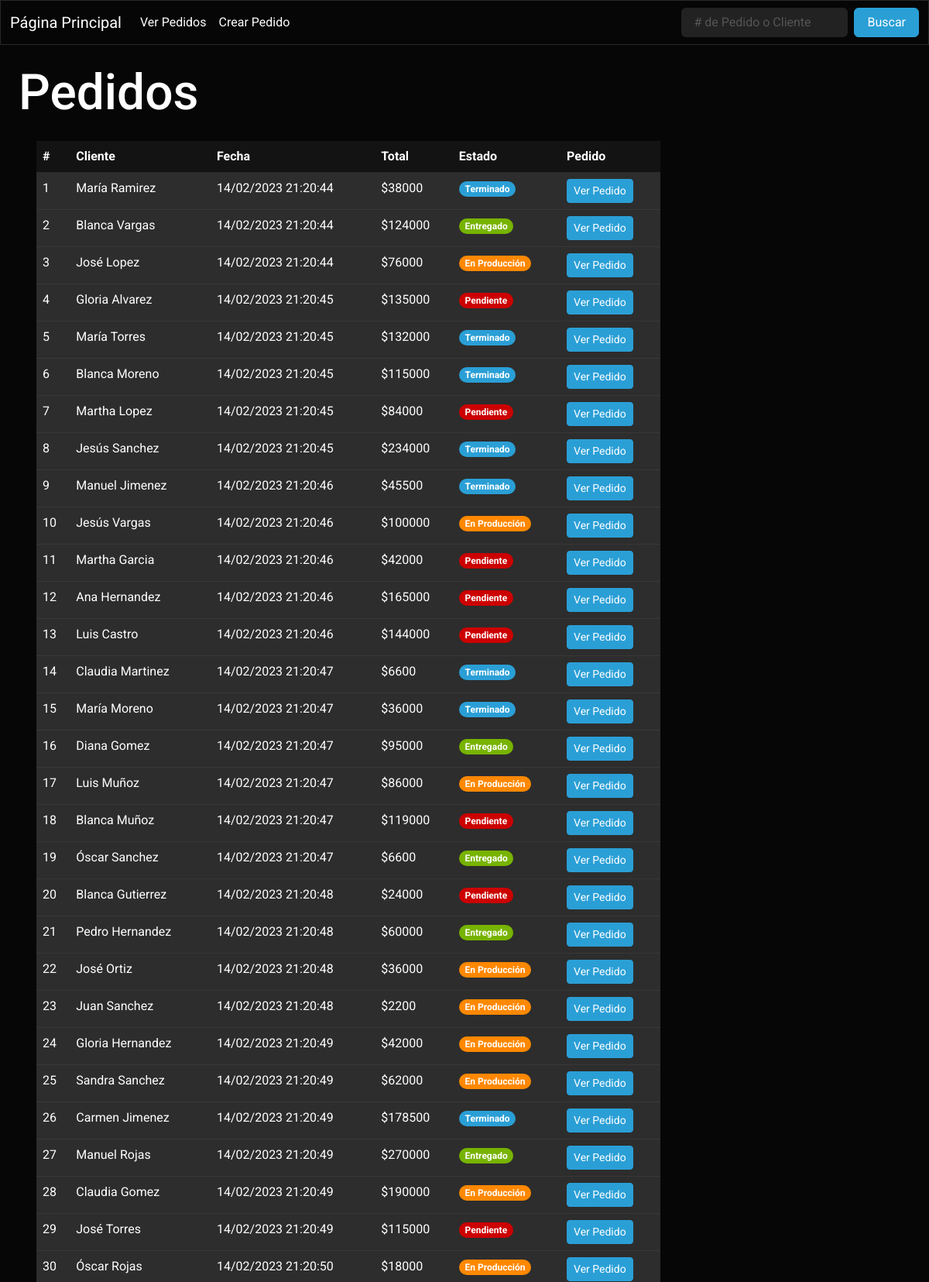
The app's page /pedidos (upper part) with its own data.
### tables this page shows
CREATE TABLE "Pedidos" ( -- Tabla que almacena los pedidos
    id INTEGER PRIMARY KEY AUTOINCREMENT NOT NULL, 
    cliente VARCHAR(255) NOT NULL,
    fecha VARCHAR(255) NOT NULL,
    total INT NOT NULL,
    estado TEXT NOT NULL,
    pedido TEXT NOT NULL
);

### app.py (the view)
@app.route('/pedidos', methods = ['GET']) # Ruta para ver los pedidos.
def pedidos():
    if request.method == 'GET':
        query = 'SELECT * FROM Pedidos' # Solicitud a realizar.
        datos = {'titulo': 'Pedidos'} # Datos a mostrar en la página.
        pedidosDB = consultarQuery(query) # Se vuelcan los datos en una variable.
        return render_template('pedidos.html', datos=datos, pedidosDB=pedidosDB) # Devuelve la plantilla html y una variable con los pedidos.

### app.py (called while the page is built)
def crearCursor(database): # Genera un objeto cursor a traves de una base de datos.
    conn = None
    try: # Intenta conectarse a la base de datos.
        conn = sql.connect(database) # Establece conexión con la base de datos, y en caso de no existir, la crea.
    except sql.Error as error: # En caso de no lograr conectar a la DB mostrará el error por pantalla.
        print(error)
    finally: # En caso de lograr conectar, generará el objeto cursor y lo devolverá a traves de return.
        if conn:
            cursor = conn.cursor()
            return cursor, conn # Devuelve el objeto cursor y el objeto conn para cerrar la conexión a la base de datos al final.

def consultarQuery(query): # Función que realiza una consulta tomando como argumento una query SQL.
    cursor, conn = crearCursor(database) # Creando cursor y conexión con la base de datos.
    cursor.execute(query) # Ejecutar una solicitud con el cursor.
    respuesta = cursor.fetchall() # Se vuelcan los datos en una variable.
    conn.commit() # Aplicar cambios.
    conn.close() # Cerrar conexión.
    return respuesta # Se devuelven los datos recolectados.

### templates/pedidos.html (shortened to what this page needs)
{% extends "navbar.html" %}
{% block content %}
<div id="pagina">
    <h1>{{ datos['titulo'] }}</h1>
    <table class="table table-hover" id="tabla">
        <thead>
            <tr>
                <th scope="col">#</th>
                <th scope="col">Cliente</th>
                <th scope="col">Fecha</th>
                <th scope="col">Total</th>
                <th scope="col">Estado</th>
                <th scope="col">Pedido</th>
            </tr>
        </thead>
        <tbody>
            {% for pedido in pedidosDB %}
            <tr class="table-light">
                <td>{{ pedido[0] }}</td>
                <td>{{ pedido[1] }}</td>
                <td>{{ pedido[2] }}</td>
                <td>${{ pedido[3] }}</td>
                {% if pedido[4] == 'Pendiente': %}
                <td><span class="badge rounded-pill bg-danger">{{ pedido[4] }}</span></td>
                {% elif pedido[4] == 'En Producción': %}
                <td><span class="badge rounded-pill bg-warning">{{ pedido[4] }}</span></td>
                {% elif pedido[4] == 'Terminado': %}
                <td><span class="badge rounded-pill bg-primary">{{ pedido[4] }}</span></td>
                {% elif pedido[4] == 'Entregado': %}
                <td><span class="badge rounded-pill bg-success">{{ pedido[4] }}</span></td>
                {% else: %}
                <td><span class="badge rounded-pill bg-dark">{{ pedido[4] }}</span></td>
                {% endif %}
                <td><a href="{{url_for('verPedido', id=pedido[0])}}" class="btn btn-primary btn-sm">Ver Pedido</a></td>
            </tr>
            {% endfor %}
        </tbody>
    </table>
</div>
{% endblock %}

### templates/navbar.html (shortened to what this page needs)
<!DOCTYPE html>
<html lang="en">
<head>
    <link rel="stylesheet" href="{{ url_for('static', filename='css/main.css') }}">
    <link rel="stylesheet" href="{{ url_for('static', filename='css/normalize.css') }}">
    <link rel="stylesheet" href="{{ url_for('static', filename='css/bootstrap.min.css') }}">
</head>
<body>
    <header>
        <nav class="navbar navbar-expand-lg navbar-dark bg-dark">
            <div class="container-fluid">
            <a class="navbar-brand" href="/">Página Principal</a>
            <div class="collapse navbar-collapse" id="navbarColor02">
                <ul class="navbar-nav me-auto">
                <li class="nav-item">
                    <a class="nav-link active" href="/pedidos">Ver Pedidos
                    </a>
                </li>
                <li class="nav-item">
                    <a class="nav-link active" href="/nuevo_pedido">Crear Pedido</a>
                </li>
                </ul>
                <form class="d-flex" action="/buscar_pedido" method="post">
                    <input class="form-control me-sm-2 bg-light text-dark" id="POST-name" type="integer" name="buscar" placeholder="# de Pedido o Cliente">
                    <button class="btn btn-primary my-2 my-sm-0" type="submit" value="Buscar">Buscar</button>
                </form>
            </div>
            </div>
        </nav>
    </header>
    {% block content %}
    {% endblock %}
</body>
</html>

### static/css/main.css (style rules this page uses)
body { font-family: system-ui, -apple-system, BlinkMacSystemFont, 'Segoe UI', Roboto, Oxygen, Ubuntu, Cantarell, 'Open Sans', 'Helvetica Neue', sans-serif; background-color: black; color: white; }
a { text-decoration: none !important; }
#pagina { margin: 2%; }
#tabla { margin: 2%; max-width: 70%; }

### records on screen
Pedidos: id "1", cliente "María Ramirez", fecha "14/02/2023 21:20:44", total "38000", estado "Terminado"
Pedidos: id "2", cliente "Blanca Vargas", fecha "14/02/2023 21:20:44", total "124000", estado "Entregado"
Pedidos: id "3", cliente "José Lopez", fecha "14/02/2023 21:20:44", total "76000", estado "En Producción"
Pedidos: id "4", cliente "Gloria Alvarez", fecha "14/02/2023 21:20:45", total "135000", estado "Pendiente"
Pedidos: id "5", cliente "María Torres", fecha "14/02/2023 21:20:45", total "132000", estado "Terminado"
Pedidos: id "6", cliente "Blanca Moreno", fecha "14/02/2023 21:20:45", total "115000", estado "Terminado"
Pedidos: id "7", cliente "Martha Lopez", fecha "14/02/2023 21:20:45", total "84000", estado "Pendiente"
Pedidos: id "8", cliente "Jesús Sanchez", fecha "14/02/2023 21:20:45", total "234000", estado "Terminado"
Pedidos: id "9", cliente "Manuel Jimenez", fecha "14/02/2023 21:20:46", total "45500", estado "Terminado"
Pedidos: id "10", cliente "Jesús Vargas", fecha "14/02/2023 21:20:46", total "100000", estado "En Producción"
Pedidos: id "11", cliente "Martha Garcia", fecha "14/02/2023 21:20:46", total "42000", estado "Pendiente"
Pedidos: id "12", cliente "Ana Hernandez", fecha "14/02/2023 21:20:46", total "165000", estado "Pendiente"
Pedidos: id "13", cliente "Luis Castro", fecha "14/02/2023 21:20:46", total "144000", estado "Pendiente"
Pedidos: id "14", cliente "Claudia Martinez", fecha "14/02/2023 21:20:47", total "6600", estado "Terminado"
Pedidos: id "15", cliente "María Moreno", fecha "14/02/2023 21:20:47", total "36000", estado "Terminado"
Pedidos: id "16", cliente "Diana Gomez", fecha "14/02/2023 21:20:47", total "95000", estado "Entregado"
Pedidos: id "17", cliente "Luis Muñoz", fecha "14/02/2023 21:20:47", total "86000", estado "En Producción"
Pedidos: id "18", cliente "Blanca Muñoz", fecha "14/02/2023 21:20:47", total "119000", estado "Pendiente"
Pedidos: id "19", cliente "Óscar Sanchez", fecha "14/02/2023 21:20:47", total "6600", estado "Entregado"
Pedidos: id "20", cliente "Blanca Gutierrez", fecha "14/02/2023 21:20:48", total "24000", estado "Pendiente"
Pedidos: id "21", cliente "Pedro Hernandez", fecha "14/02/2023 21:20:48", total "60000", estado "Entregado"
Pedidos: id "22", cliente "José Ortiz", fecha "14/02/2023 21:20:48", total "36000", estado "En Producción"
Pedidos: id "23", cliente "Juan Sanchez", fecha "14/02/2023 21:20:48", total "2200", estado "En Producción"
Pedidos: id "24", cliente "Gloria Hernandez", fecha "14/02/2023 21:20:49", total "42000", estado "En Producción"
Pedidos: id "25", cliente "Sandra Sanchez", fecha "14/02/2023 21:20:49", total "62000", estado "En Producción"
Pedidos: id "26", cliente "Carmen Jimenez", fecha "14/02/2023 21:20:49", total "178500", estado "Terminado"
Pedidos: id "27", cliente "Manuel Rojas", fecha "14/02/2023 21:20:49", total "270000", estado "Entregado"
Pedidos: id "28", cliente "Claudia Gomez", fecha "14/02/2023 21:20:49", total "190000", estado "En Producción"
Pedidos: id "29", cliente "José Torres", fecha "14/02/2023 21:20:49", total "115000", estado "Pendiente"
Pedidos: id "30", cliente "Óscar Rojas", fecha "14/02/2023 21:20:50", total "18000", estado "En Producción"

### other values on screen
{{ datos['titulo'] }} "Pedidos"
